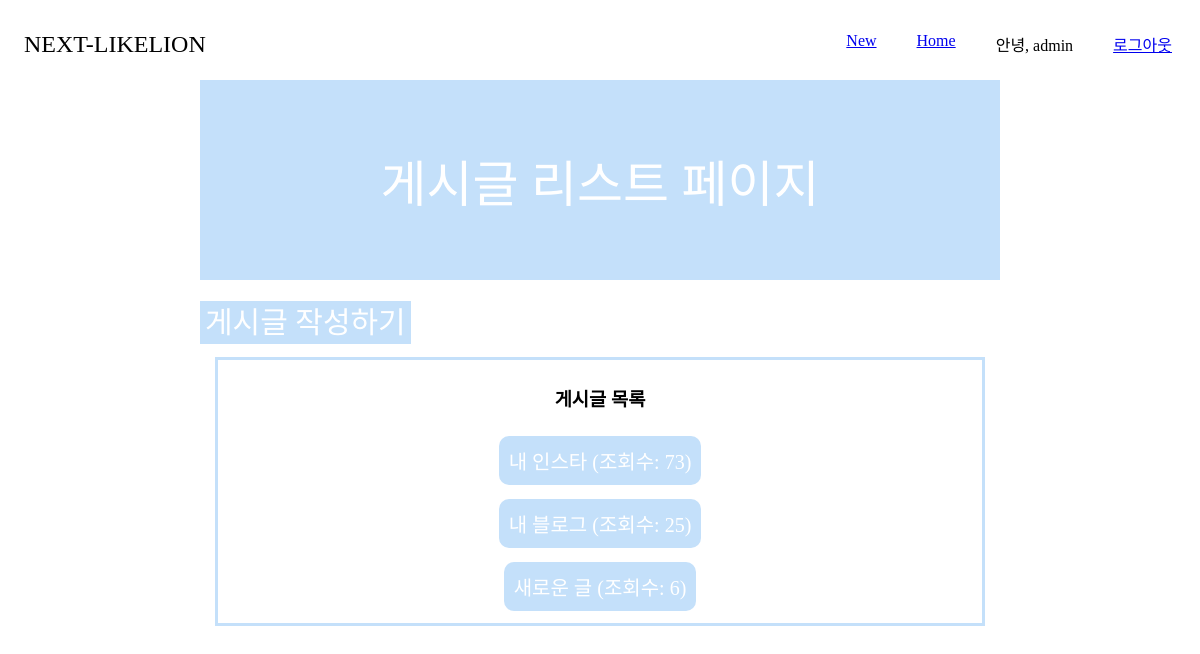
The app's page / (signed in), older data.
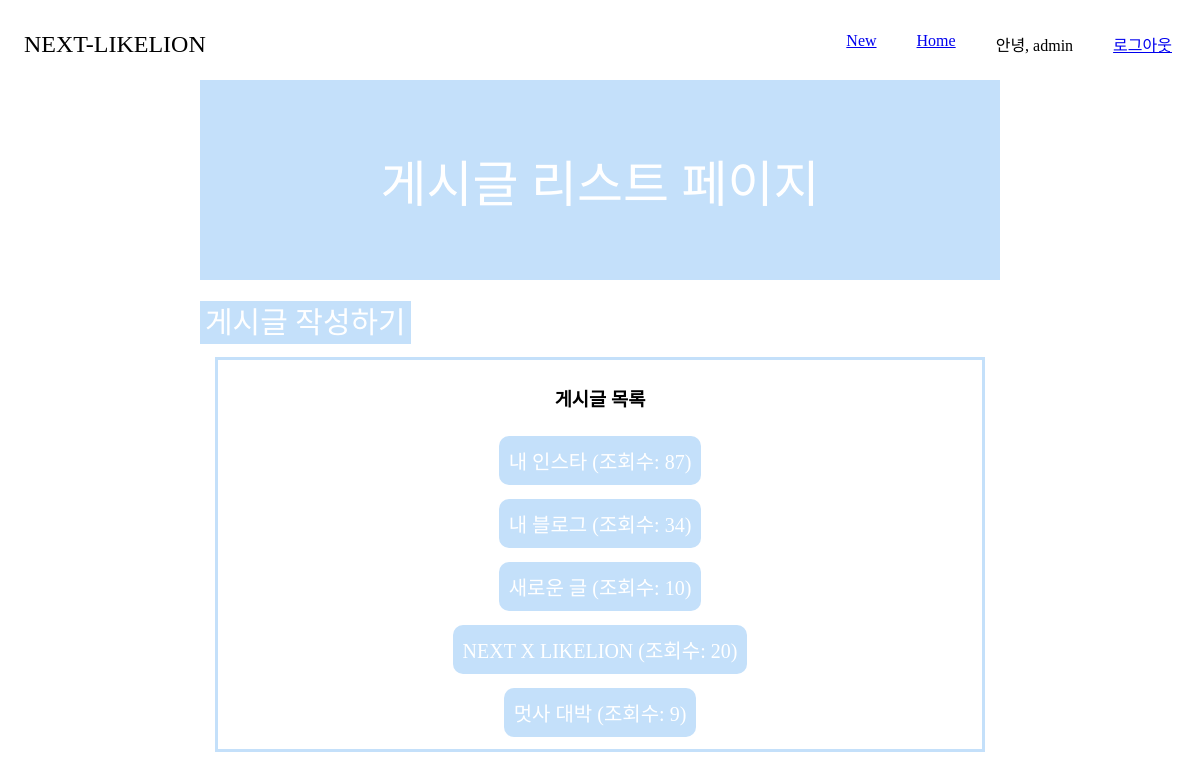
The same page, newer data.
### app/models.py (models this page shows, shortened)
class Post(models.Model):
    title = models.CharField(max_length=50)
    content = models.TextField()
    address = models.URLField(max_length=200, blank = False, default='')
    hit = models.PositiveBigIntegerField(default=0)
    author = models.ForeignKey(User, models.CASCADE, related_name="posts")

### app/views.py (the view)
# urls.py: path('', views.list_page, name='list_page'),
def list_page(request):
    posts = Post.objects.all()
    return render(request, 'app/list_page.html', {'posts': posts})

### app/templates/app/list_page.html (shortened to what this page needs)
{% extends 'base.html' %}
{% block css %}
{% load static %}
<link rel="stylesheet" type="text/css" href="{% static 'app/list_page.css' %}">
{% endblock css %}
{% block header %}
게시글 리스트 페이지
{% endblock %}
{% block write %}
<a class="btn" href="{% url 'create_page' %}">게시글 작성하기</a>
{% endblock %}
{% block content %}
<h3>게시글 목록</h3>
{% for post in posts %}
<a class="post-title" href="{% url 'detail_page' post.pk %}">{{ post.title }} (조회수: {{ post.hit }})</a>
{% endfor %}
{% endblock %}

### app/templates/base.html (shortened to what this page needs)
<!DOCTYPE html>
<html lang="en">
<head>
  {% load static %} {% load socialaccount %} {% providers_media_js %}
  <link rel="stylesheet" type="text/css" href="{% static 'app/base.css' %}">
  {% block css %}
  {% endblock css %}
</head>
<body>
  <nav id="navbar">
    <div class="navbar__logo">
      <a>NEXT-LIKELION</a>
    </div>
    <ul class="navbar__menu">
      <li class="navbar__menu__item"><a href="{% url 'create_page' %}">New</a></li>
      <li class="navbar__menu__item">
        <a href="{% url 'list_page' %}">Home</a>
      </li>
      {% if user.is_authenticated %}
      <span class="navbar__menu__item">안녕, {{user.username}}</span>
      <li class="navbar__menu__item"><a href="{% url 'logout' %}">로그아웃</a></li>
      {% endif %}
    </ul>
  </nav>
  <div class="page-wrapper">
    <div class="page-container">
      <header class="page-header">
        {% block header %}
        {% endblock %}
      </header>
      <br>
      {% block write %}
      {% endblock %}
      <br>
      <div class="content-container">
        {% block content %}
        {% endblock %}
      </div>
    </div>
  </div>
</body>
</html>

### app/static/app/base.css (style rules this page uses)
.page-wrapper { display: flex; justify-content: center; }
.page-header { width: 800px; height: 200px; font-size: 50px; background-color: rgb(196, 224, 250); display: flex; align-items: center; justify-content: center; color: white; }
.content-container { border: solid; border-color: rgb(196, 224, 250); margin: 15px; padding: 5px; display: flex; align-items: center; flex-direction: column; }
.btn { background-color: rgb(196, 224, 250); width: 200px; height: 40px; padding: 5px; font-size: 30px; text-decoration: none; color: white; text-align: center; }
ul { list-style: none; padding-left: 0; }
#navbar { width: 100%; display: flex; justify-content: space-between; align-items: center; transition: all 300ms ease-in-out; z-index: 1; }
.navbar__logo { padding: 8px 16px; font-size: 24px; }
.navbar__menu { display: flex; padding-left: 0; }
.navbar__menu .navbar__menu__item { padding: 8px 16px; margin: 0 4px; cursor: pointer; }

### app/static/app/list_page.css (style rules this page uses)
.post-title { font-size: 20px; padding: 10px; border-radius: 10px; text-decoration: none; color: white; background-color: rgb(196, 224, 250); margin: 7px; }

Row changes from the older to the newer data that the page shows:
changed Post "내 인스타": hit "73" → "87"
changed Post "내 블로그": hit "25" → "34"
changed Post "새로운 글": hit "6" → "10"
added Post: title "NEXT X LIKELION", hit "20"
added Post: title "멋사 대박", hit "9"
